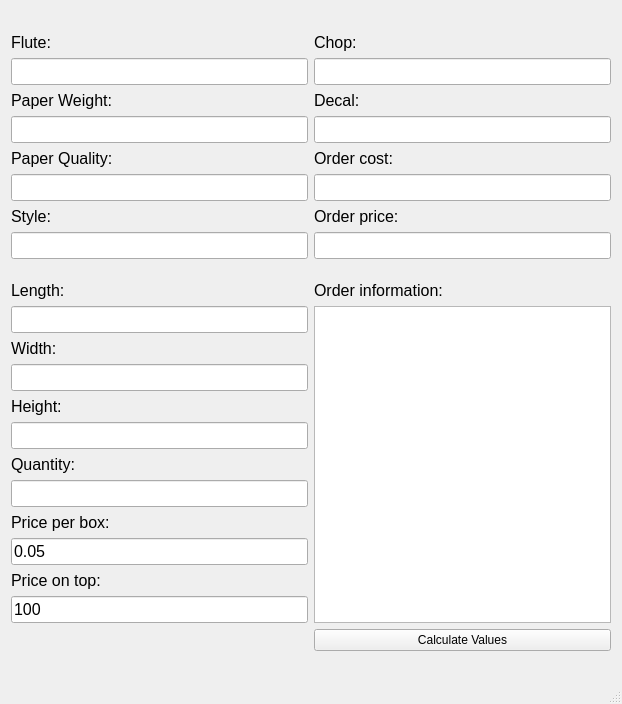
<?xml version="1.0" encoding="UTF-8"?>
<ui version="4.0">
 <class>BPViewerClass</class>
 <widget class="QMainWindow" name="BPViewerClass">
  <property name="geometry">
   <rect>
    <x>0</x>
    <y>0</y>
    <width>622</width>
    <height>704</height>
   </rect>
  </property>
  <property name="windowTitle">
   <string>Box Pricer</string>
  </property>
  <widget class="QWidget" name="centralWidget">
   <layout class="QVBoxLayout" name="verticalLayout">
    <property name="spacing">
     <number>0</number>
    </property>
    <property name="sizeConstraint">
     <enum>QLayout::SetDefaultConstraint</enum>
    </property>
    <property name="bottomMargin">
     <number>9</number>
    </property>
    <item>
     <layout class="QGridLayout" name="gridLayout">
      <property name="sizeConstraint">
       <enum>QLayout::SetMinimumSize</enum>
      </property>
      <item row="3" column="0">
       <widget class="QLineEdit" name="lineEditPW">
        <property name="sizePolicy">
         <sizepolicy hsizetype="Minimum" vsizetype="Fixed">
          <horstretch>0</horstretch>
          <verstretch>0</verstretch>
         </sizepolicy>
        </property>
        <property name="font">
         <font>
          <pointsize>12</pointsize>
         </font>
        </property>
       </widget>
      </item>
      <item row="5" column="0">
       <widget class="QLineEdit" name="lineEditPQ">
        <property name="sizePolicy">
         <sizepolicy hsizetype="Minimum" vsizetype="Fixed">
          <horstretch>0</horstretch>
          <verstretch>0</verstretch>
         </sizepolicy>
        </property>
        <property name="font">
         <font>
          <pointsize>12</pointsize>
         </font>
        </property>
       </widget>
      </item>
      <item row="6" column="1">
       <widget class="QLabel" name="labelPrice">
        <property name="sizePolicy">
         <sizepolicy hsizetype="Minimum" vsizetype="Fixed">
          <horstretch>0</horstretch>
          <verstretch>0</verstretch>
         </sizepolicy>
        </property>
        <property name="font">
         <font>
          <pointsize>12</pointsize>
         </font>
        </property>
        <property name="text">
         <string>Order price:</string>
        </property>
       </widget>
      </item>
      <item row="0" column="0">
       <widget class="QLabel" name="labelFlute">
        <property name="sizePolicy">
         <sizepolicy hsizetype="Minimum" vsizetype="Fixed">
          <horstretch>0</horstretch>
          <verstretch>0</verstretch>
         </sizepolicy>
        </property>
        <property name="font">
         <font>
          <pointsize>12</pointsize>
         </font>
        </property>
        <property name="text">
         <string>Flute:</string>
        </property>
       </widget>
      </item>
      <item row="2" column="0">
       <widget class="QLabel" name="labelPW">
        <property name="sizePolicy">
         <sizepolicy hsizetype="Minimum" vsizetype="Fixed">
          <horstretch>0</horstretch>
          <verstretch>0</verstretch>
         </sizepolicy>
        </property>
        <property name="font">
         <font>
          <pointsize>12</pointsize>
         </font>
        </property>
        <property name="text">
         <string>Paper Weight:</string>
        </property>
       </widget>
      </item>
      <item row="2" column="1">
       <widget class="QLabel" name="labelDecal">
        <property name="sizePolicy">
         <sizepolicy hsizetype="Minimum" vsizetype="Fixed">
          <horstretch>0</horstretch>
          <verstretch>0</verstretch>
         </sizepolicy>
        </property>
        <property name="font">
         <font>
          <pointsize>12</pointsize>
         </font>
        </property>
        <property name="text">
         <string>Decal:</string>
        </property>
       </widget>
      </item>
      <item row="1" column="0">
       <widget class="QLineEdit" name="lineEditFlute">
        <property name="sizePolicy">
         <sizepolicy hsizetype="Minimum" vsizetype="Fixed">
          <horstretch>0</horstretch>
          <verstretch>0</verstretch>
         </sizepolicy>
        </property>
        <property name="font">
         <font>
          <pointsize>12</pointsize>
         </font>
        </property>
       </widget>
      </item>
      <item row="1" column="1">
       <widget class="QLineEdit" name="lineReadChop">
        <property name="sizePolicy">
         <sizepolicy hsizetype="Minimum" vsizetype="Fixed">
          <horstretch>0</horstretch>
          <verstretch>0</verstretch>
         </sizepolicy>
        </property>
        <property name="font">
         <font>
          <pointsize>12</pointsize>
         </font>
        </property>
        <property name="text">
         <string/>
        </property>
        <property name="readOnly">
         <bool>true</bool>
        </property>
       </widget>
      </item>
      <item row="0" column="1">
       <widget class="QLabel" name="labelChop">
        <property name="sizePolicy">
         <sizepolicy hsizetype="Minimum" vsizetype="Fixed">
          <horstretch>0</horstretch>
          <verstretch>0</verstretch>
         </sizepolicy>
        </property>
        <property name="font">
         <font>
          <pointsize>12</pointsize>
         </font>
        </property>
        <property name="text">
         <string>Chop:</string>
        </property>
       </widget>
      </item>
      <item row="5" column="1">
       <widget class="QLineEdit" name="lineReadCost">
        <property name="sizePolicy">
         <sizepolicy hsizetype="Minimum" vsizetype="Fixed">
          <horstretch>0</horstretch>
          <verstretch>0</verstretch>
         </sizepolicy>
        </property>
        <property name="font">
         <font>
          <pointsize>12</pointsize>
         </font>
        </property>
        <property name="text">
         <string/>
        </property>
        <property name="readOnly">
         <bool>true</bool>
        </property>
       </widget>
      </item>
      <item row="7" column="0">
       <widget class="QLineEdit" name="lineEditStyle">
        <property name="sizePolicy">
         <sizepolicy hsizetype="Minimum" vsizetype="Fixed">
          <horstretch>0</horstretch>
          <verstretch>0</verstretch>
         </sizepolicy>
        </property>
        <property name="font">
         <font>
          <pointsize>12</pointsize>
         </font>
        </property>
       </widget>
      </item>
      <item row="4" column="0">
       <widget class="QLabel" name="labelPQ">
        <property name="sizePolicy">
         <sizepolicy hsizetype="Minimum" vsizetype="Fixed">
          <horstretch>0</horstretch>
          <verstretch>0</verstretch>
         </sizepolicy>
        </property>
        <property name="font">
         <font>
          <pointsize>12</pointsize>
         </font>
        </property>
        <property name="text">
         <string>Paper Quality:</string>
        </property>
       </widget>
      </item>
      <item row="7" column="1">
       <widget class="QLineEdit" name="lineReadPrice">
        <property name="sizePolicy">
         <sizepolicy hsizetype="Minimum" vsizetype="Fixed">
          <horstretch>0</horstretch>
          <verstretch>0</verstretch>
         </sizepolicy>
        </property>
        <property name="font">
         <font>
          <pointsize>12</pointsize>
         </font>
        </property>
        <property name="text">
         <string/>
        </property>
        <property name="readOnly">
         <bool>true</bool>
        </property>
       </widget>
      </item>
      <item row="6" column="0">
       <widget class="QLabel" name="labelStyle">
        <property name="sizePolicy">
         <sizepolicy hsizetype="Minimum" vsizetype="Fixed">
          <horstretch>0</horstretch>
          <verstretch>0</verstretch>
         </sizepolicy>
        </property>
        <property name="font">
         <font>
          <pointsize>12</pointsize>
         </font>
        </property>
        <property name="text">
         <string>Style:</string>
        </property>
       </widget>
      </item>
      <item row="3" column="1">
       <widget class="QLineEdit" name="lineReadDecal">
        <property name="sizePolicy">
         <sizepolicy hsizetype="Minimum" vsizetype="Fixed">
          <horstretch>0</horstretch>
          <verstretch>0</verstretch>
         </sizepolicy>
        </property>
        <property name="font">
         <font>
          <pointsize>12</pointsize>
         </font>
        </property>
        <property name="text">
         <string/>
        </property>
        <property name="readOnly">
         <bool>true</bool>
        </property>
       </widget>
      </item>
      <item row="4" column="1">
       <widget class="QLabel" name="labelCost">
        <property name="sizePolicy">
         <sizepolicy hsizetype="Minimum" vsizetype="Fixed">
          <horstretch>0</horstretch>
          <verstretch>0</verstretch>
         </sizepolicy>
        </property>
        <property name="font">
         <font>
          <pointsize>12</pointsize>
         </font>
        </property>
        <property name="text">
         <string>Order cost:</string>
        </property>
       </widget>
      </item>
     </layout>
    </item>
    <item>
     <layout class="QGridLayout" name="gridLayout_2" rowstretch="0,0,0,0,0,0,0,0,0,0,0,0,0">
      <property name="sizeConstraint">
       <enum>QLayout::SetMinimumSize</enum>
      </property>
      <property name="verticalSpacing">
       <number>6</number>
      </property>
      <item row="2" column="0">
       <widget class="QLabel" name="labelWidth">
        <property name="sizePolicy">
         <sizepolicy hsizetype="Minimum" vsizetype="Fixed">
          <horstretch>0</horstretch>
          <verstretch>0</verstretch>
         </sizepolicy>
        </property>
        <property name="font">
         <font>
          <pointsize>12</pointsize>
         </font>
        </property>
        <property name="text">
         <string>Width:</string>
        </property>
       </widget>
      </item>
      <item row="8" column="0">
       <widget class="QLabel" name="labelPPB">
        <property name="sizePolicy">
         <sizepolicy hsizetype="Minimum" vsizetype="Fixed">
          <horstretch>0</horstretch>
          <verstretch>0</verstretch>
         </sizepolicy>
        </property>
        <property name="font">
         <font>
          <pointsize>12</pointsize>
         </font>
        </property>
        <property name="text">
         <string>Price per box:</string>
        </property>
       </widget>
      </item>
      <item row="9" column="0">
       <widget class="QLineEdit" name="lineEditPPB">
        <property name="sizePolicy">
         <sizepolicy hsizetype="Minimum" vsizetype="Fixed">
          <horstretch>0</horstretch>
          <verstretch>0</verstretch>
         </sizepolicy>
        </property>
        <property name="font">
         <font>
          <pointsize>12</pointsize>
         </font>
        </property>
        <property name="text">
         <string>0.05</string>
        </property>
       </widget>
      </item>
      <item row="11" column="0">
       <widget class="QLineEdit" name="lineEditPOT">
        <property name="sizePolicy">
         <sizepolicy hsizetype="Minimum" vsizetype="Fixed">
          <horstretch>0</horstretch>
          <verstretch>0</verstretch>
         </sizepolicy>
        </property>
        <property name="font">
         <font>
          <pointsize>12</pointsize>
         </font>
        </property>
        <property name="text">
         <string>100</string>
        </property>
       </widget>
      </item>
      <item row="1" column="0">
       <widget class="QLineEdit" name="lineEditLength">
        <property name="sizePolicy">
         <sizepolicy hsizetype="Minimum" vsizetype="Fixed">
          <horstretch>0</horstretch>
          <verstretch>0</verstretch>
         </sizepolicy>
        </property>
        <property name="font">
         <font>
          <pointsize>12</pointsize>
         </font>
        </property>
       </widget>
      </item>
      <item row="6" column="0">
       <widget class="QLabel" name="labelQuantity">
        <property name="sizePolicy">
         <sizepolicy hsizetype="Minimum" vsizetype="Fixed">
          <horstretch>0</horstretch>
          <verstretch>0</verstretch>
         </sizepolicy>
        </property>
        <property name="font">
         <font>
          <pointsize>12</pointsize>
         </font>
        </property>
        <property name="text">
         <string>Quantity:</string>
        </property>
       </widget>
      </item>
      <item row="3" column="0">
       <widget class="QLineEdit" name="lineEditWidth">
        <property name="sizePolicy">
         <sizepolicy hsizetype="Minimum" vsizetype="Fixed">
          <horstretch>0</horstretch>
          <verstretch>0</verstretch>
         </sizepolicy>
        </property>
        <property name="font">
         <font>
          <pointsize>12</pointsize>
         </font>
        </property>
       </widget>
      </item>
      <item row="4" column="0">
       <widget class="QLabel" name="labelHeight">
        <property name="sizePolicy">
         <sizepolicy hsizetype="Minimum" vsizetype="Fixed">
          <horstretch>0</horstretch>
          <verstretch>0</verstretch>
         </sizepolicy>
        </property>
        <property name="font">
         <font>
          <pointsize>12</pointsize>
         </font>
        </property>
        <property name="text">
         <string>Height:</string>
        </property>
       </widget>
      </item>
      <item row="7" column="0">
       <widget class="QLineEdit" name="lineEditQuantity">
        <property name="sizePolicy">
         <sizepolicy hsizetype="Minimum" vsizetype="Fixed">
          <horstretch>0</horstretch>
          <verstretch>0</verstretch>
         </sizepolicy>
        </property>
        <property name="font">
         <font>
          <pointsize>12</pointsize>
         </font>
        </property>
       </widget>
      </item>
      <item row="5" column="0">
       <widget class="QLineEdit" name="lineEditHeight">
        <property name="sizePolicy">
         <sizepolicy hsizetype="Minimum" vsizetype="Fixed">
          <horstretch>0</horstretch>
          <verstretch>0</verstretch>
         </sizepolicy>
        </property>
        <property name="font">
         <font>
          <pointsize>12</pointsize>
         </font>
        </property>
       </widget>
      </item>
      <item row="0" column="1">
       <widget class="QLabel" name="labelInfo">
        <property name="sizePolicy">
         <sizepolicy hsizetype="Minimum" vsizetype="Fixed">
          <horstretch>0</horstretch>
          <verstretch>0</verstretch>
         </sizepolicy>
        </property>
        <property name="font">
         <font>
          <pointsize>12</pointsize>
         </font>
        </property>
        <property name="text">
         <string>Order information:</string>
        </property>
       </widget>
      </item>
      <item row="12" column="1">
       <widget class="QPushButton" name="pushButton">
        <property name="sizePolicy">
         <sizepolicy hsizetype="Minimum" vsizetype="Fixed">
          <horstretch>0</horstretch>
          <verstretch>0</verstretch>
         </sizepolicy>
        </property>
        <property name="text">
         <string>Calculate Values</string>
        </property>
       </widget>
      </item>
      <item row="10" column="0">
       <widget class="QLabel" name="labelPOT">
        <property name="sizePolicy">
         <sizepolicy hsizetype="Minimum" vsizetype="Fixed">
          <horstretch>0</horstretch>
          <verstretch>0</verstretch>
         </sizepolicy>
        </property>
        <property name="font">
         <font>
          <pointsize>12</pointsize>
         </font>
        </property>
        <property name="text">
         <string>Price on top:</string>
        </property>
       </widget>
      </item>
      <item row="0" column="0">
       <widget class="QLabel" name="labelLength">
        <property name="sizePolicy">
         <sizepolicy hsizetype="Minimum" vsizetype="Fixed">
          <horstretch>0</horstretch>
          <verstretch>0</verstretch>
         </sizepolicy>
        </property>
        <property name="font">
         <font>
          <pointsize>12</pointsize>
         </font>
        </property>
        <property name="text">
         <string>Length:</string>
        </property>
       </widget>
      </item>
      <item row="1" column="1" rowspan="11">
       <widget class="QTextBrowser" name="textInfo">
        <property name="sizePolicy">
         <sizepolicy hsizetype="Minimum" vsizetype="Expanding">
          <horstretch>0</horstretch>
          <verstretch>0</verstretch>
         </sizepolicy>
        </property>
        <property name="font">
         <font>
          <pointsize>12</pointsize>
         </font>
        </property>
       </widget>
      </item>
     </layout>
    </item>
   </layout>
  </widget>
  <widget class="QMenuBar" name="menuBar">
   <property name="geometry">
    <rect>
     <x>0</x>
     <y>0</y>
     <width>622</width>
     <height>21</height>
    </rect>
   </property>
  </widget>
  <widget class="QStatusBar" name="statusBar"/>
 </widget>
 <layoutdefault spacing="6" margin="11"/>
 <resources>
  <include location="../ResourceFiles/BPViewer.qrc"/>
 </resources>
 <connections/>
 <slots>
  <slot>newNumber()</slot>
  <slot>multiplyNumber()</slot>
 </slots>
</ui>
